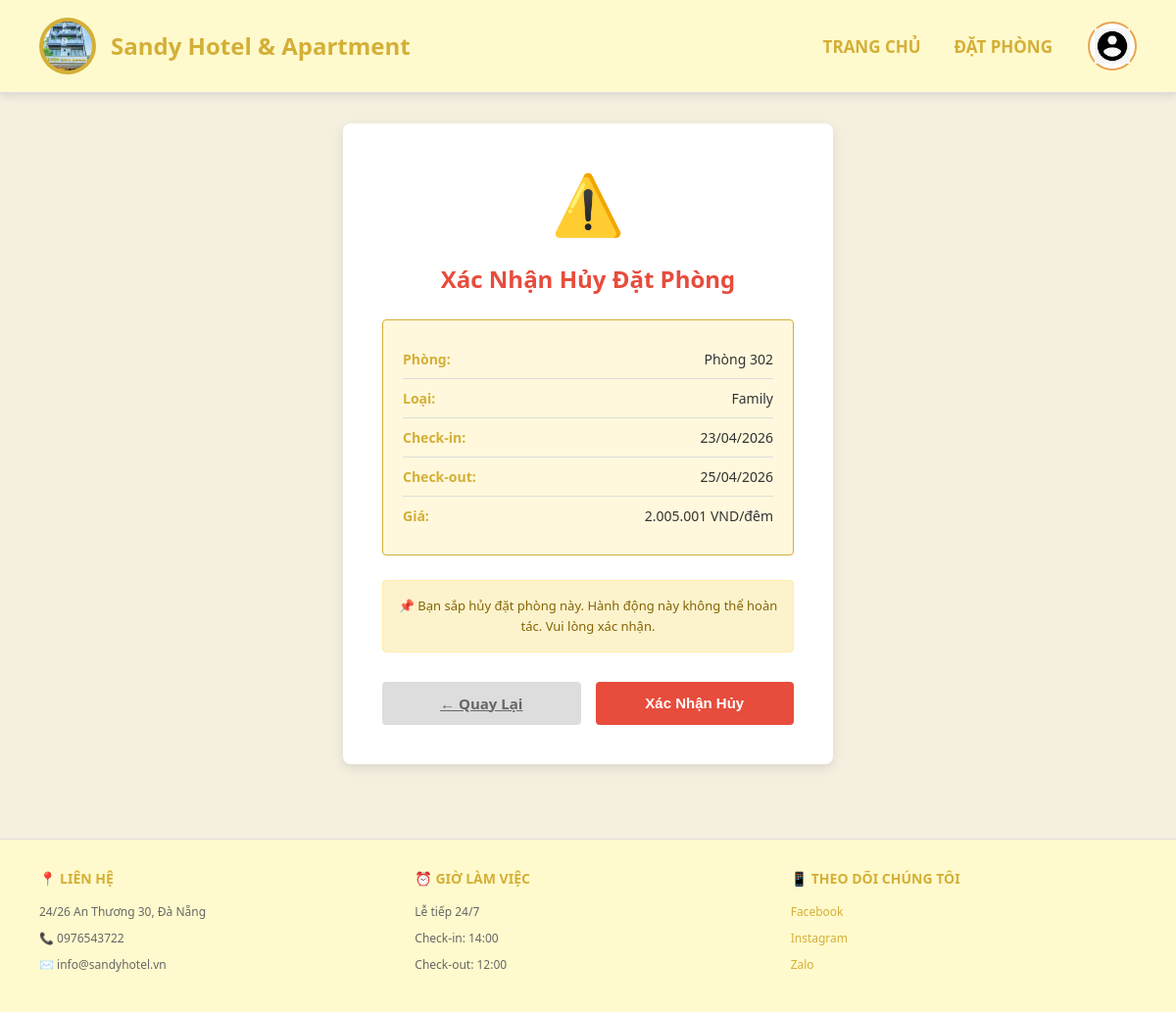
Screenshot of /cancel-booking/7/ (signed in) with the database file from the repository.
### hotel/models.py (models this page shows, shortened)
class Booking(models.Model):
    user = models.ForeignKey(User, on_delete=models.CASCADE)
    room = models.ForeignKey(Room, on_delete=models.CASCADE)
    check_in = models.DateField()
    check_out = models.DateField()
    guest_count = models.PositiveIntegerField(default=1)
    special_request = models.TextField(blank=True)
    booking_group = models.CharField(max_length=32, blank=True, db_index=True)
    status = models.CharField(max_length=20, default='Đã đặt')  # Đã đặt, Đã huỷ, Đã check in
    created_at = models.DateTimeField(auto_now_add=True)

class Room(models.Model):
    STATUS_CHOICES = [
        ('available', 'Còn trống'),
        ('occupied', 'Đã thuê'),
        ('maintenance', 'Bảo trì'),
        ('unavailable', 'Không khả dụng'),
    ]
    room_type = models.ForeignKey(RoomType, on_delete=models.CASCADE, related_name='rooms')
    room_number = models.CharField(max_length=20, unique=True)  # 101, 102, 201, etc.
    floor = models.PositiveIntegerField(default=1)
    status = models.CharField(max_length=20, choices=STATUS_CHOICES, default='available')
    class Meta:
        ordering = ['floor', 'room_number']

class RoomType(models.Model):
    name = models.CharField(max_length=100)  # Studio, Deluxe, Twin, Double, etc.
    description = models.TextField()
    base_price = models.PositiveIntegerField()
    capacity = models.PositiveIntegerField(default=2)
    bed_count = models.PositiveIntegerField(default=1)  # Số giường
    image = models.URLField(blank=True, null=True)
    amenities = models.TextField(default='')  # Tiện nghi: WiFi, TV, AC, etc.
    created_at = models.DateTimeField(auto_now_add=True)
    class Meta:
        ordering = ['base_price']

### hotel/views.py (the view, shortened to what this page needs)
# urls.py: path('cancel-booking/<int:booking_id>/', views.cancel_booking, name='cancel_booking'),
@login_required(login_url="/login/")
def cancel_booking(request, booking_id):
    booking = get_object_or_404(Booking, id=booking_id)
    if request.user.is_staff:
        messages.error(request, "Nhân viên không có quyền huỷ đơn đặt phòng.")
        return redirect("staff_bookings")
    if booking.user != request.user:
        messages.error(request, "Bạn không có quyền thao tác trên đơn đặt phòng này.")
        return redirect("home")
    return render(request, "cancel_booking.html", {"booking": booking})

### hotel/templatetags/price_filters.py (called while the page is built)
@register.filter
def format_price(value):
    try:
        price = int(value)
        return f"{price:,}".replace(',', '.')
    except (ValueError, TypeError):
        return value

### hotel/templates/cancel_booking.html (shortened to what this page needs)
{% extends 'base.html' %}
{% load price_filters %}
{% block content %}
<div class="cancel-container">
  <div class="cancel-icon">⚠️</div>
  <div class="cancel-title">Xác Nhận Hủy Đặt Phòng</div>
  <div class="booking-details">
    <div class="detail-row">
      <span class="detail-label">Phòng:</span>
      <span class="detail-value">Phòng {{ booking.room.room_number }}</span>
    </div>
    <div class="detail-row">
      <span class="detail-label">Loại:</span>
      <span class="detail-value">{{ booking.room.room_type.name }}</span>
    </div>
    <div class="detail-row">
      <span class="detail-label">Check-in:</span>
      <span class="detail-value">{{ booking.check_in|date:"d/m/Y" }}</span>
    </div>
    <div class="detail-row">
      <span class="detail-label">Check-out:</span>
      <span class="detail-value">{{ booking.check_out|date:"d/m/Y" }}</span>
    </div>
    <div class="detail-row">
      <span class="detail-label">Giá:</span>
      <span class="detail-value">{{ booking.room.room_type.base_price|format_price }} VND/đêm</span>
    </div>
  </div>
  <div class="warning">
    📌 Bạn sắp hủy đặt phòng này. Hành động này không thể hoàn tác. Vui lòng xác nhận.
  </div>
  <form method="post">
    <div class="button-group">
      <a href="/booking-history/" class="btn btn-back">← Quay Lại</a>
      <button type="submit" class="btn btn-cancel">Xác Nhận Hủy</button>
    </div>
  </form>
</div>
{% endblock %}

### hotel/templates/base.html (style rules this page uses)
* { margin: 0; padding: 0; box-sizing: border-box; }
body { font-family: 'Segoe UI', Tahoma, Geneva, Verdana, sans-serif; background-color: #F5EFE0; }

### hotel/templates/cancel_booking.html (style rules this page uses)
.cancel-container { background: white; padding: 40px; border-radius: 8px; max-width: 500px; margin: 0 auto; box-shadow: 0 4px 12px rgba(0, 0, 0, 0.1); text-align: center; }
.cancel-icon { font-size: 60px; margin-bottom: 20px; }
.cancel-title { color: #E74C3C; font-size: 24px; font-weight: bold; margin-bottom: 15px; }
.booking-details { background: #FFF8DC; border: 1px solid #D4AF37; border-radius: 4px; padding: 20px; margin: 25px 0; text-align: left; }
.detail-row { display: flex; justify-content: space-between; padding: 10px 0; border-bottom: 1px solid #DDD; font-size: 14px; }
.detail-row:last-child { border-bottom: none; }
.detail-label { color: #D4AF37; font-weight: 600; }
.detail-value { color: #333; }
.warning { background: #FCF3CD; border: 1px solid #FFEAA7; border-radius: 4px; padding: 15px; margin: 20px 0; color: #856404; font-size: 13px; line-height: 1.6; }
.button-group { display: flex; gap: 15px; margin-top: 30px; }
.btn { flex: 1; padding: 12px; border: none; border-radius: 4px; font-size: 15px; font-weight: 600; cursor: pointer; transition: all 0.3s; }
.btn-cancel { background: #E74C3C; color: white; }
.btn-back { background: #DDD; color: #666; }

### rows the page displays
Booking: room.room_number "302", room.room_type.name "Family", check_in "23/04/2026", check_out "25/04/2026", room.room_type.base_price "2.005.001"
